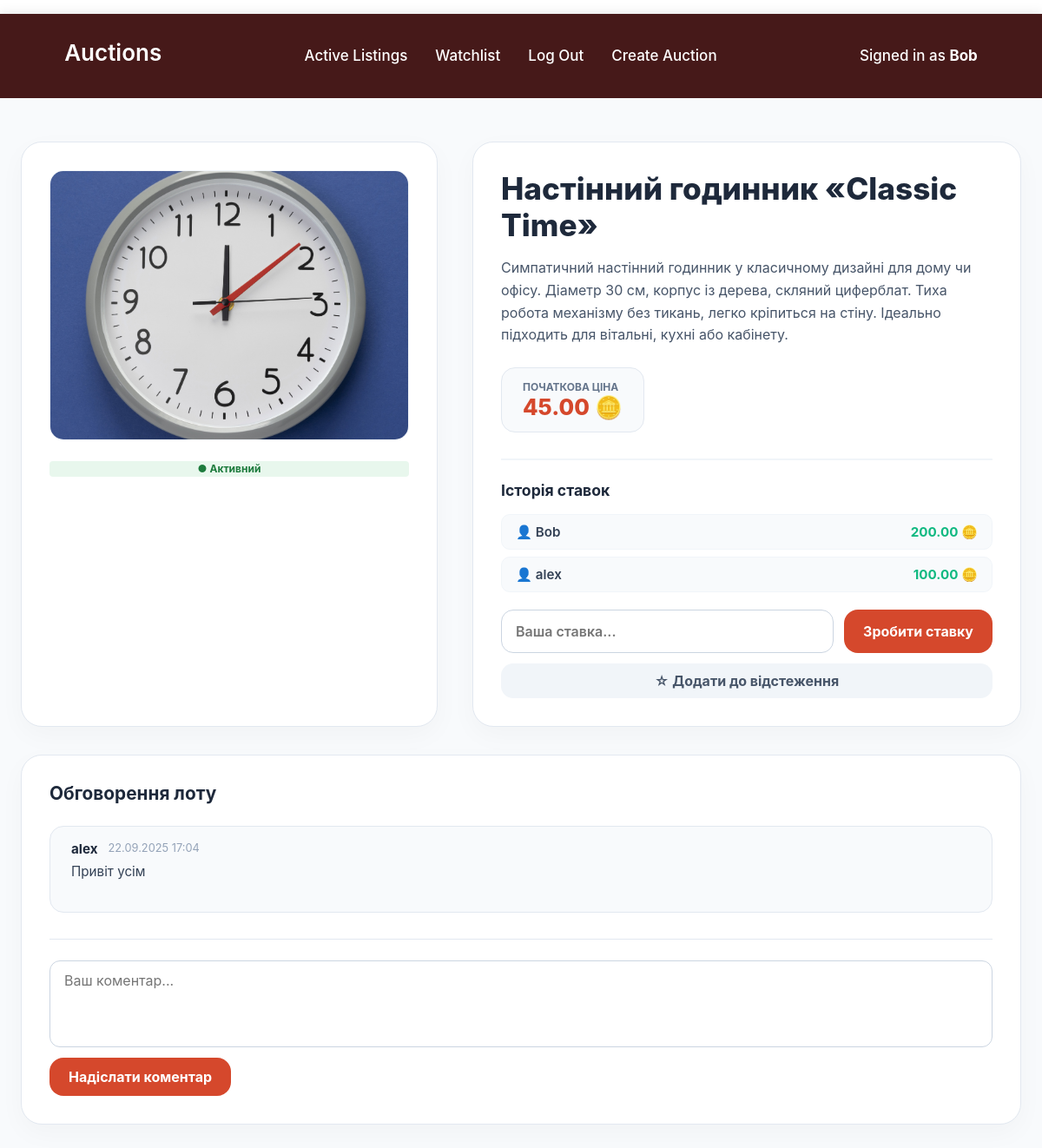
The page /auction/4/ (signed in) on the database its author committed.
### auctions/models.py (models this page shows, shortened)
class User(AbstractUser):
    pass

class Auctions(models.Model):
    CATEGORY_CHOICES = [
        ('tech', 'Technology'),
        ('art', 'Fine Art'),
        ('fashion', 'Fashion'),
        ('home', 'Home & Garden'),
        ('other', 'Other'),
    ]
    name = models.CharField(max_length=64)
    description = models.TextField()
    start_price = models.DecimalField(max_digits=10, decimal_places=2)
    image = models.ImageField(upload_to="auction_images/", blank=True, null=True)
    active = models.BooleanField(default=True)
    category = models.CharField(
        max_length=20,
        choices=CATEGORY_CHOICES,
        default='other'
    )
    owner = models.ForeignKey(User, on_delete=models.CASCADE, related_name="my_auctions", null=True, blank=True)
    winner = models.ForeignKey(User, on_delete=models.SET_NULL, null=True, blank=True, related_name="won_auctions")
    end_time = models.DateTimeField(null=True, blank=True)

class Bid(models.Model):
    auction = models.ForeignKey(Auctions, on_delete=models.CASCADE, related_name="bids")
    user = models.ForeignKey(User, on_delete=models.CASCADE)
    amount = models.DecimalField(max_digits=10, decimal_places=2)
    created_at = models.DateTimeField(auto_now_add=True) # дата/время создания ставки — автоматически заполняется при создании

class Comments(models.Model):
    auction = models.ForeignKey(Auctions, on_delete=models.CASCADE, related_name="comments")
    user = models.ForeignKey(User, on_delete=models.CASCADE, related_name="comments")
    text = models.TextField()
    created_at = models.DateTimeField(default=timezone.now)

### auctions/views.py (the view, shortened to what this page needs)
# urls.py: path("auction/<int:auction_id>/", views.auction, name="auction"),
@login_required
def auction(request, auction_id):
    close_expired_auctions()
    auction = get_object_or_404(Auctions, pk=auction_id)
    bids = auction.bids.all().order_by("-amount")
    highest_bid = bids.first().amount if bids.exists() else None
    comments = auction.comments.all().order_by("-created_at")
    in_watchlist = Watchlist.objects.filter(user=request.user, auction=auction).exists() if request.user.is_authenticated else False
    bid_form = BidForm(auction=auction)
    comment_form = CommentForm()
    return render(request, "auctions/auction.html", {
        "auction": auction,
        "bids": bids,
        "highest_bid": highest_bid,
        "comments": comments,
        "in_watchlist": in_watchlist,
        "bid_form": bid_form,
        "comment_form": comment_form
    })

### auctions/forms.py (shortened to what this page needs)
class BidForm(forms.ModelForm):
    class Meta:
        model = Bid
        fields = ['amount']
        widgets = {
            'amount': forms.NumberInput(attrs={'class': 'auction-page_input', 'step': '0.01', 'placeholder': 'Ваша ставка...'}),
        }
    def __init__(self, *args, **kwargs):
        self.auction = kwargs.pop('auction', None)
        super().__init__(*args, **kwargs)

class CommentForm(forms.ModelForm):
    class Meta:
        model = Comments
        fields = ['text']
        widgets = {
            'text': forms.Textarea(attrs={'class': 'auction-page_textarea', 'rows': 3, 'placeholder': 'Ваш коментар...'}),
        }

### auctions/views.py (called while the page is built)
def close_expired_auctions():
    now = timezone.now()
    expired_auctions = Auctions.objects.filter(active=True, end_time__isnull=False, end_time__lte=now)
    for auction in expired_auctions:
        highest_bid = auction.bids.order_by("-amount").first()
        if highest_bid:
            auction.winner = highest_bid.user
        auction.active = False
        auction.save()

### auctions/templates/auctions/auction.html (shortened to what this page needs)
﻿{% extends "auctions/layout.html" %}
{% block content %}
<div class="auction-page_container">
    <div class="auction-grid">
        <div class="auction-media-card">
            {% if auction.image %}
                <div class="auction-main-image">
                    <img src="{{ auction.image.url }}" alt="{{ auction.name }}">
                </div>
            {% else %}
                <div class="no-image-placeholder">Немає зображення</div>
            {% endif %}
            <div class="auction-status-badge">
                {% if auction.active %}
                    <span class="badge status-active">● Активний</span>
                {% endif %}
            </div>
        </div>
        <div class="auction-info-card">
            <h2 class="auction-main-title">{{ auction.name }}</h2>
            <div class="auction-extended-description">
                <p>{{ auction.description }}</p>
            </div>
            <div class="price-box">
                <span class="price-label">Початкова ціна</span>
                <span class="price-amount">{{ auction.start_price }} 🪙</span>
            </div>
            <div class="bidding-widget">
                <h3>Історія ставок</h3>
                <ul class="modern-bids-list">
                    {% for bid in bids %}
                        <li class="modern-bid-item">
                            <span class="bid-user">👤 {{ bid.user.username }}</span>
                            <span class="bid-amount-val">{{ bid.amount }} 🪙</span>
                        </li>
                    {% empty %}
                        <li class="modern-bid-item empty-bids">Ставок ще немає. Будьте першим!</li>
                    {% endfor %}
                </ul>
                {% if auction.active %}
                    <form method="post" class="modern-action-form" novalidate>
                        <div class="inline-input-group">
                            {{ bid_form.amount }}
                            <button class="button-primary" type="submit">Зробити ставку</button>
                        </div>
                    </form>
                {% endif %}
                {% if user.is_authenticated %}
                    <form method="post" action="{% url 'toggle_watchlist' auction.id %}" style="margin-top: 12px;">
                        <button class="button-secondary watchlist-toggle-btn" type="submit">
                            {% if in_watchlist %}
                                ⭐ Видалити з відстежуваного
                            {% else %}
                                ☆ Додати до відстеження
                            {% endif %}
                        </button>
                    </form>
                {% endif %}
            </div>
        </div>
    </div>
    <div class="comments-section-card">
        <h3>Обговорення лоту</h3>
        {% if comments %}
            <div class="modern-comments-stream">
                {% for comment in comments %}
                    <div class="comment-bubble">
                        <div class="comment-meta">
                            <span class="comment-author">{{ comment.user.username }}</span>
                            <span class="comment-date">{{ comment.created_at|date:"d.m.Y H:i" }}</span>
                        </div>
                        <p class="comment-text-content">{{ comment.text }}</p>
                    </div>
                {% endfor %}
            </div>
        {% else %}
            <div class="empty-comments-state">Коментарів поки що немає. Залиште перший відгук або запитання!</div>
        {% endif %}
        {% if user.is_authenticated %}
            <form method="post" class="modern-comment-form" novalidate>
                {{ comment_form.text }}
                <button class="button-primary comment-submit-btn" type="submit">Надіслати коментар</button>
            </form>
        {% else %}
            <div class="login-to-comment-alert">
                <p><a href="{% url 'login' %}">Увійдіть в акаунт</a>, щоб мати можливість залишати коментарі.</p>
            </div>
        {% endif %}
    </div>
</div>
{% endblock %}

### auctions/templates/auctions/header.html (shortened to what this page needs)
<div class="header">
    <div class="header_container">
        <h1>Auctions</h1>
        <ul class="header_nav">
            <li class="nav-item">
                <a class="nav-link" href="{% url 'index' %}">Active Listings</a>
            </li>
            <li class="nav-item">
                <a class="nav-link" href="{% url 'watchlist' %}">Watchlist</a>
            </li>
            {% if user.is_authenticated %}
                <li class="nav-item">
                    <a class="nav-link" href="{% url 'logout' %}">Log Out</a>
                </li>
                <li class="nav-item">
                    <a class="nav-link" href="{% url 'new_auction' %}">Create Auction</a>
                </li>
            {% endif %}
        </ul>
        <div class="header_profile">
            {% if user.is_authenticated %}
                <a href="{% url 'dashboard' %}" class="profile-link">
                    Signed in as <strong>{{ user.username }}</strong>
                </a>
            {% else %}
                Not signed in.
            {% endif %}
        </div>
    </div>
</div>

### rows shown on the page
User: username "Bob"
Auctions: image (picture), name "Настінний годинник «Classic Time»", description "Симпатичний настінний годинник у класичному дизайні для дому чи офісу. Діаметр 30 см, корпус із дерева, скляний циферблат. Тиха робота механізму без тикань, легко кріпиться на стіну. Ідеально підходить для вітальні, кухні або кабінету.", start_price "45.00"
Bid: user.username "Bob", amount "200.00"
Bid: user.username "alex", amount "100.00"
Comments: user.username "alex", created_at "22.09.2025 17:04", text "Привіт усім"
